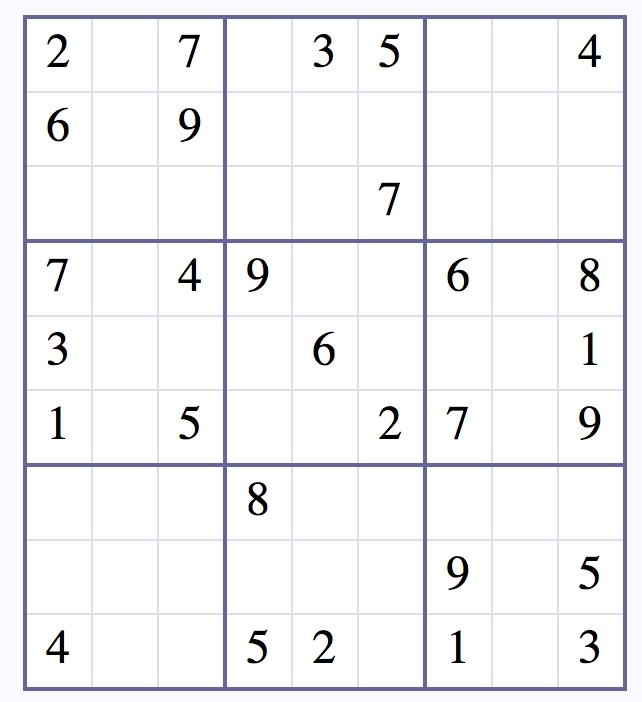
#> input picture suduko.webp, 642 x 702 px
$ jupyter execute Untitled1.ipynb
#> lines starting #> are read from the running program, lines starting #| are printed output that depends on the picture; after the words box and inside, x2 and y2 are one past the last pixel; in counts of white or black regions, pixels touching at a corner belong together
[cell 1]
import cv2
import matplotlib.pyplot as plt
import numpy as np
image = cv2.imread("suduko.webp")
#> image is the input picture: shape (702, 642, 3); mean B, G, R 245.4, 242.6, 242.7
plt.imshow(image)

[cell 2]
import cv2
import matplotlib.pyplot as plt
import numpy as np
image = cv2.imread("suduko.webp")
grayImage = cv2.cvtColor(image,cv2.COLOR_BGR2GRAY)
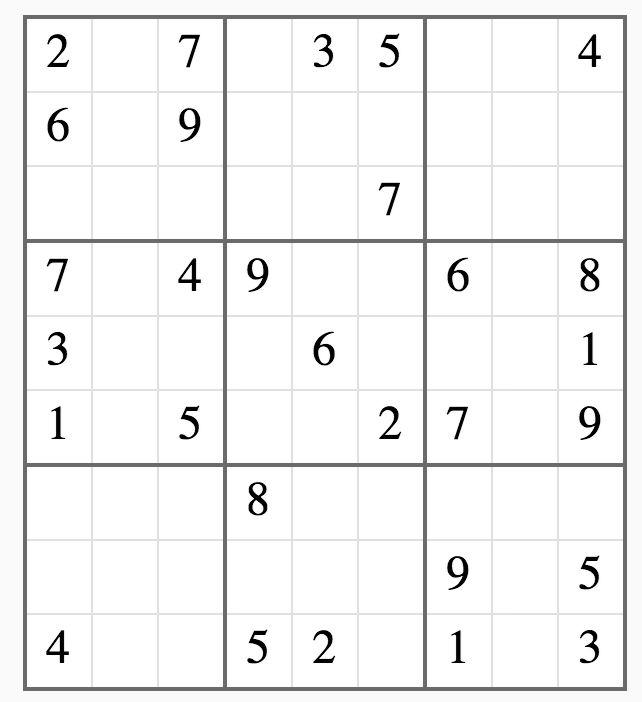
#> grayImage: shape (702, 642); min 0, max 255, mean 242.9
plt.imshow(grayImage,'gray')
cv2.imshow("Original Image",image)
cv2.imshow("Gray Image",grayImage)

[cell 3]
smoothImage = cv2.GaussianBlur(grayImage,(3,3),0)
plt.imshow(smoothImage)
cannyEdges = cv2.Canny(smoothImage,120,200)
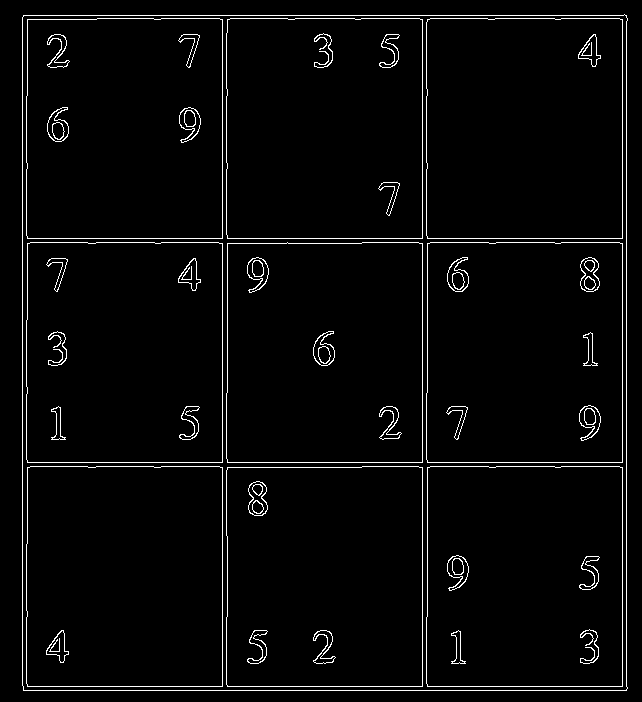
#> cannyEdges: shape (702, 642); 3.2% white in thin lines or dots
plt.imshow(cannyEdges,cmap='gray')
plt.title('Edge Image')
plt.xticks([])
plt.yticks([])
plt.show()
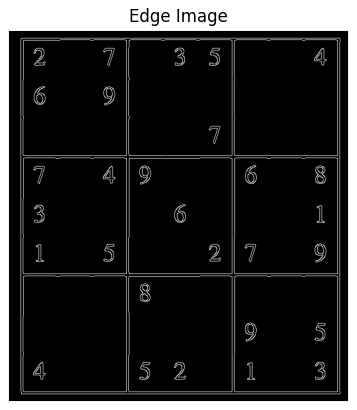
#> figure drawn by matplotlib, 1 panel

[cell 4]
lines = cv2.HoughLinesP(cannyEdges,1,np.pi/180,threshold=80,minLineLength = 50,maxLineGap = 250)
#> lines = 22 rows, first 6: [222, 690, 222, 15], [422, 690, 422, 15], [22, 238, 626, 238], [23, 15, 626, 15], [22, 685, 22, 17], [622, 690, 622, 19]

for line in lines:
    x1, y1, x2, y2 = line [0]
    cv2.line(image,(x1, y1),(x2, y2),(255, 0, 0),3)
#> this loop made 22 passes
#> (x1, y1, x2, y2) on passes 1 to 12: (222, 690, 222, 15), (422, 690, 422, 15), (22, 238, 626, 238), (23, 15, 626, 15), (22, 685, 22, 17), (622, 690, 622, 19), (626, 690, 626, 16), (23, 690, 625, 690), (23, 686, 621, 686), (27, 462, 621, 462), (97, 18, 627, 18), (26, 683, 26, 96)
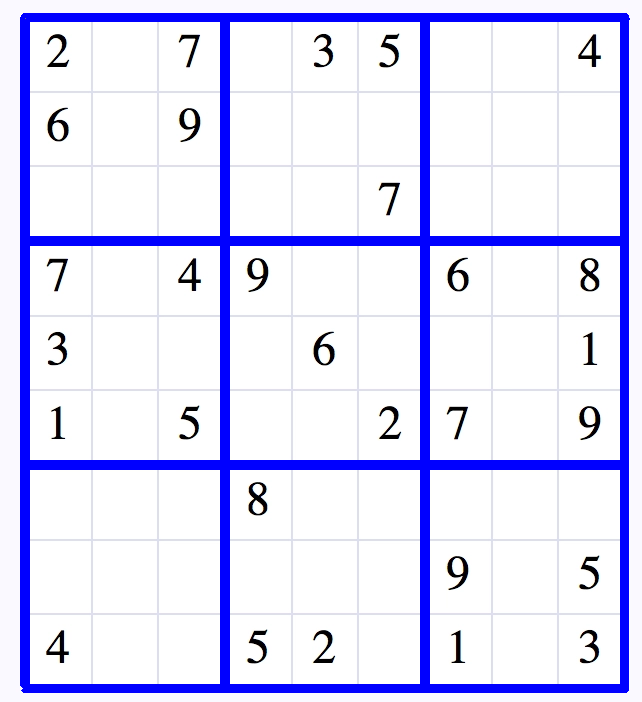
#> image: shape (702, 642, 3); 10.68% of pixels changed, all inside (x1, y1, x2, y2) = (20, 13, 630, 693)
plt.title("Hough Transform")
plt.imshow(image,'gray')
plt.show()

$ run again, with dipt1.png saved as suduko.webp
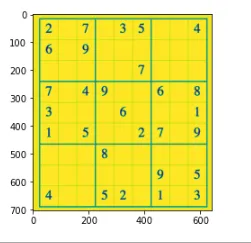
#> input picture dipt1.png, 251 x 243 px
#> image is the input picture: shape (243, 251, 3); mean B, G, R 128.7, 232.5, 236.3
#> `cannyEdges = cv2.Canny(smoothImage,120,200)`:
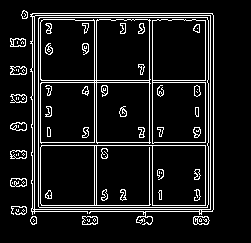
#> cannyEdges: shape (243, 251); 9.9% white in thin lines or dots, all inside (x1, y1, x2, y2) = (10, 10, 214, 225)
#> lines = 24 rows, first 6: [213, 209, 213, 15], [11, 211, 212, 211], [210, 209, 210, 13], [149, 224, 149, 13], [152, 221, 152, 13], [32, 224, 32, 13]
#> the loop `for line in lines:` made 24 passes
#> after the loop `for line in lines:`:
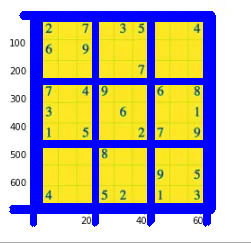
#> image: shape (243, 251, 3); mean B, G, R 167.7, 182.3, 188.4

$ run again, with dipt3.png saved as suduko.webp
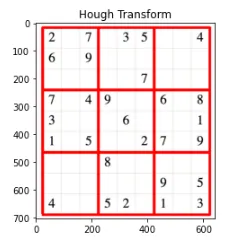
#> input picture dipt3.png, 247 x 249 px
#> image is the input picture: shape (249, 247, 3); mean B, G, R 231.1, 231.1, 245.2
#> `cannyEdges = cv2.Canny(smoothImage,120,200)`:
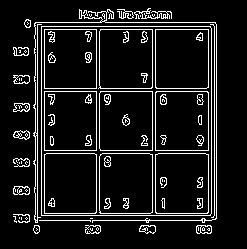
#> cannyEdges: shape (249, 247); 9.8% white in thin lines or dots, all inside (x1, y1, x2, y2) = (13, 8, 217, 234)
#> lines = 22 rows, first 6: [211, 232, 211, 22], [37, 233, 37, 22], [216, 218, 216, 24], [41, 220, 41, 22], [35, 233, 35, 22], [18, 215, 214, 215]
#> the loop `for line in lines:` made 22 passes
#> after the loop `for line in lines:`:
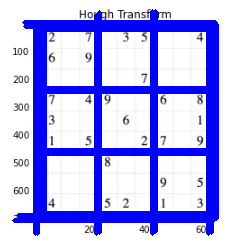
#> image: shape (249, 247, 3); mean B, G, R 250, 187.1, 187.2
